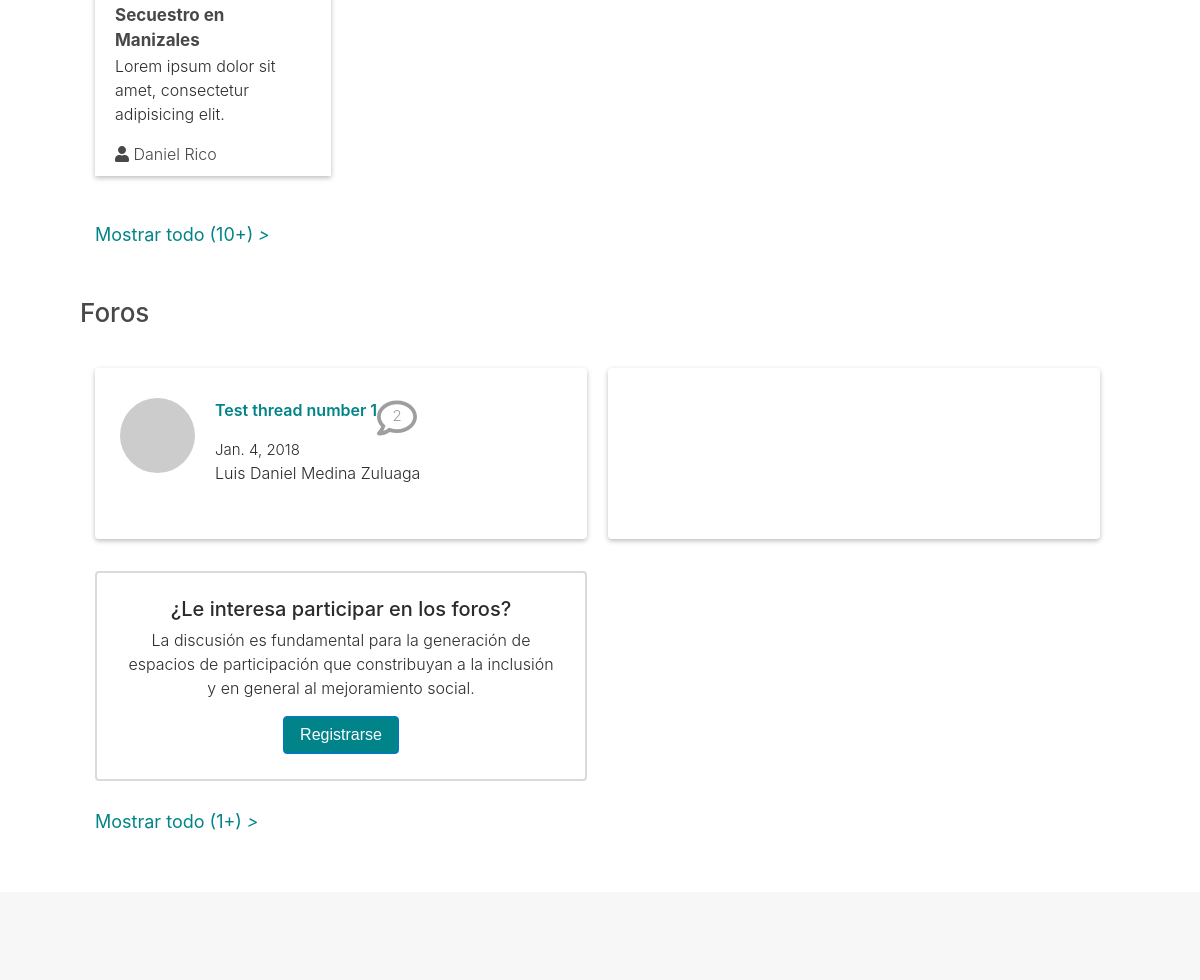
The app's page / (middle part), older data.
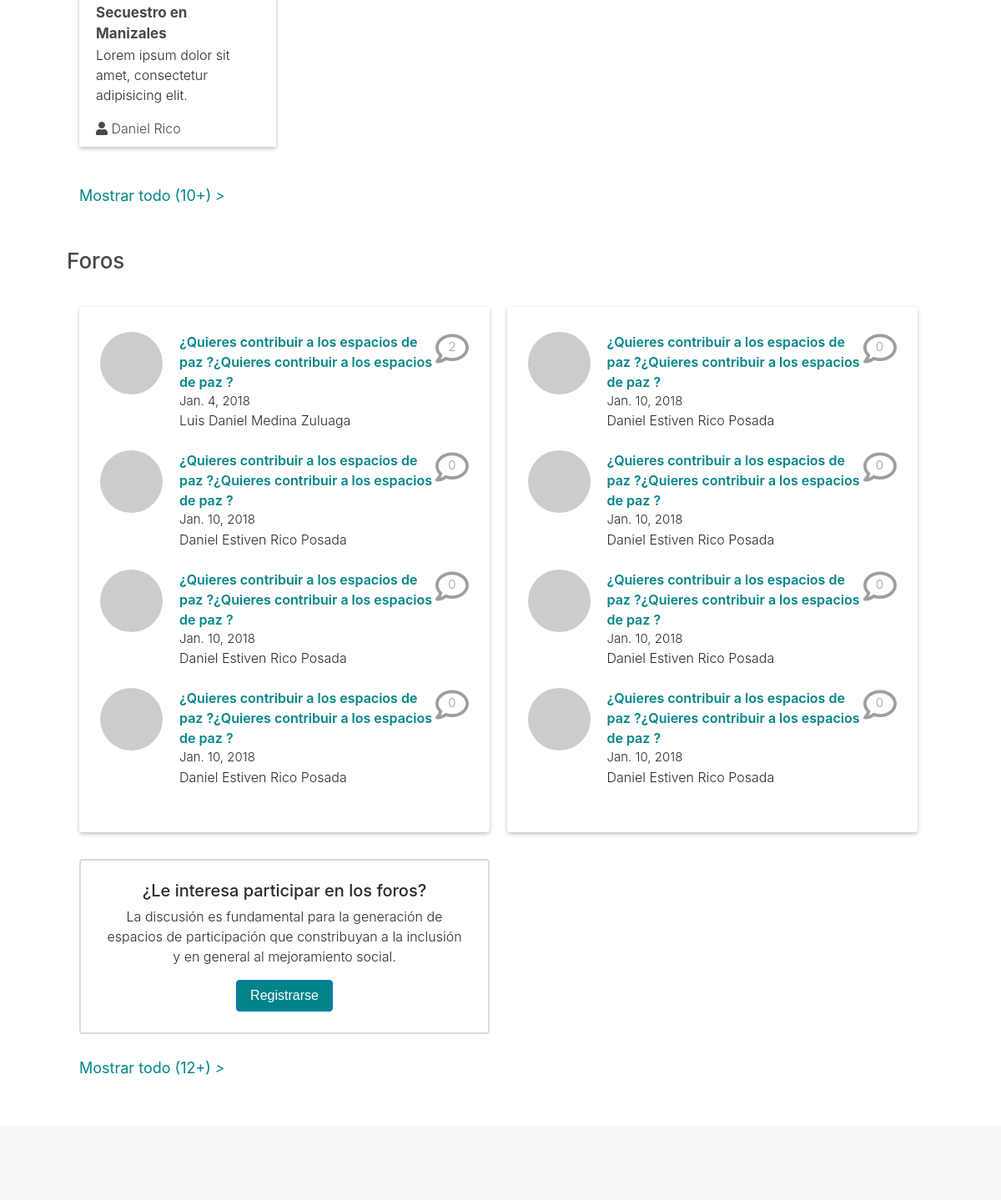
The same page, newer data.
### app/models.py (models this page shows)
class Thread(models.Model):
	author = models.ForeignKey(
		User,
		on_delete=models.SET_NULL,
		null=True
	)
	title = models.CharField(
		max_length=100,
		default=''
	)
	description = models.TextField(
		default="Thread description"
	)
	pub_date = models.DateField(
		default=date.today
	)
	video_url = models.CharField(
		max_length=50,
		null=True,
		blank=True
	)
	audio_url = models.CharField(
		max_length=100,
		null=True,
		blank=True
	)
	img = models.ImageField(
		upload_to="uploads/",
		null=True,
		blank=True
	)
	status = models.CharField(
		max_length = 20,
		choices = STATUS_CHOICES,
		default = 'R'
	)
	views = models.PositiveIntegerField(
		default = 0
	)
	likes = models.PositiveIntegerField(
		default = 0
	)
	tags = models.ManyToManyField(ThreadTag)

### app/views.py (the view)
# urls.py: path('', Index.as_view(), name='index'),
class Index(ListView):
	template_name = 'app/index.html'
	context_object_name = 'thread_list'
	queryset = Thread.objects.order_by('pub_date')[:4]
	def get_context_data(self, **kwargs):
		context = super().get_context_data(**kwargs)
		context['secondary_threads'] = Thread.objects.order_by('pub_date')[4:8]
		context['experiences'] = Experience.objects.all()
		context['th_quantity'] = Thread.objects.all().count()
		return context

### app/templates/app/index.html (shortened to what this page needs)
{% extends 'app/base.html' %}
{% block content %}
	<div class="container-fluid p-container">
		<section class="exp-section">
			<div class="experiences-c">
				<div class="experience">
					<div class="exp-data">
						<div class="detail-c">
							<div class="exp-title">Secuestro en Manizales</div>
							<div class="content-c">
								<p>Lorem ipsum dolor sit amet, consectetur adipisicing elit.</p>
							</div>
							<div class="publisher"><i class="fas fa-user"></i> Daniel Rico</div>
						</div>
					</div>
				</div>
			</div>
			<div class="more-exp">
				<a href="#" >Mostrar todo (10+) <i>></i></a>
			</div>
		</section>
		<section class="forum-section">
			<h3 class="border for-section-title">Foros</h3>
			<div class="forum-c">
				<div class="forum rounded">
					{% for thread in thread_list %}
						<div class="forum-item">
							<div class="f-image">
								<img class="rounded-circle" src="http://via.placeholder.com/75x75">
							</div>
							<div class="forum-inline">
								<div class="for-data">
									<a href="{% url 'thread-detail' thread.id %}">{{thread.title}}</a>
									<div class="comment-c">
										<i class="far fa-comment"></i>
										<div class="comment-counter">
											{{thread.comment_set.count}}
										</div>
									</div>
								</div>
								<div class="forum-publisher">
									<p class="f-date">{{ thread.pub_date }}</p>
									<p class="f-name">{{ thread.author.get_full_name }}</p>
								</div>
							</div>
						</div>
					{% endfor %}
				</div>
				<div class="forum rounded">
					{% for thread in secondary_threads %}
						<div class="forum-item">
							<div class="f-image">
								<img class="rounded-circle" src="http://via.placeholder.com/75x75">
							</div>
							<div class="forum-inline">
								<div class="for-data">
									<a href="{% url 'thread-detail' thread.id %}">{{thread.title}}</a>
									<div class="comment-c">
										<i class="far fa-comment"></i>
										<div class="comment-counter">
											{{thread.comment_set.count}}
										</div>
									</div>
								</div>
								<div class="forum-publisher">
									<p class="f-date">{{ thread.pub_date }}</p>
									<p class="f-name">{{ thread.author.get_full_name }}</p>
								</div>
							</div>
						</div>
					{% endfor %}
				</div>
				<div class="f-aside">
					<div class="forum-invitation rounded">
						<h5>¿Le interesa participar en los foros?</h5>
						<p>La discusión es fundamental para la generación de espacios de participación que constribuyan a la inclusión y en general al mejoramiento social.</p>
						<button class="btn btn-primary">Registrarse</button>
					</div>
				</div>
			</div>
		</section>
		<div class="more-forum">
			<a href="#" >Mostrar todo ({{th_quantity}}+) <i>></i></a>
		</div>
	</div>
	<div class="container-fluid block-expl">
	</div>
{% endblock %}

### app/templates/app/base.html (shortened to what this page needs)
{% load static %}
<!DOCTYPE html>
<html lang="es" >
<head>
	<link rel="stylesheet" type="text/css" href="{% static 'app/libs/dist/css/tether.min.css' %}">
	<link rel="stylesheet" type="text/css" href="{% static 'app/libs/bootstrap/dist/css/bootstrap.min.css' %}">
	<link rel="stylesheet" type="text/css" href="{% static 'app/style.css' %}" />
	<link rel="stylesheet" type="text/css" href="https://cdnjs.cloudflare.com/ajax/libs/imagehover.css/1.0/css/imagehover.min.css">
</head>
<body ng-app='conviveticApp' ng-cloak>
	{% block content %} {% endblock %}
</body>
</html>

Row changes from the older to the newer data that the page shows:
changed Thread "Jan. 4, 2018": title "Test thread number 1" → "¿Quieres contribuir a los espacios de paz ?¿Quieres contribuir a los espacios de paz ?"
added Thread: title "¿Quieres contribuir a los espacios de paz ?¿Quieres contribuir a los espacios de paz ?", comment_set.count "0", pub_date "Jan. 10, 2018", author.get_full_name "Daniel Estiven Rico Posada", shown under "Foros"
added Thread: title "¿Quieres contribuir a los espacios de paz ?¿Quieres contribuir a los espacios de paz ?", comment_set.count "0", pub_date "Jan. 10, 2018", author.get_full_name "Daniel Estiven Rico Posada", shown under "Foros"
added Thread: title "¿Quieres contribuir a los espacios de paz ?¿Quieres contribuir a los espacios de paz ?", comment_set.count "0", pub_date "Jan. 10, 2018", author.get_full_name "Daniel Estiven Rico Posada", shown under "Foros"
added Thread: title "¿Quieres contribuir a los espacios de paz ?¿Quieres contribuir a los espacios de paz ?", comment_set.count "0", pub_date "Jan. 10, 2018", author.get_full_name "Daniel Estiven Rico Posada"
added Thread: title "¿Quieres contribuir a los espacios de paz ?¿Quieres contribuir a los espacios de paz ?", comment_set.count "0", pub_date "Jan. 10, 2018", author.get_full_name "Daniel Estiven Rico Posada"
added Thread: title "¿Quieres contribuir a los espacios de paz ?¿Quieres contribuir a los espacios de paz ?", comment_set.count "0", pub_date "Jan. 10, 2018", author.get_full_name "Daniel Estiven Rico Posada"
added Thread: title "¿Quieres contribuir a los espacios de paz ?¿Quieres contribuir a los espacios de paz ?", comment_set.count "0", pub_date "Jan. 10, 2018", author.get_full_name "Daniel Estiven Rico Posada"
Text that changed along with them:
{{ th_quantity }}: "1" → "12"
